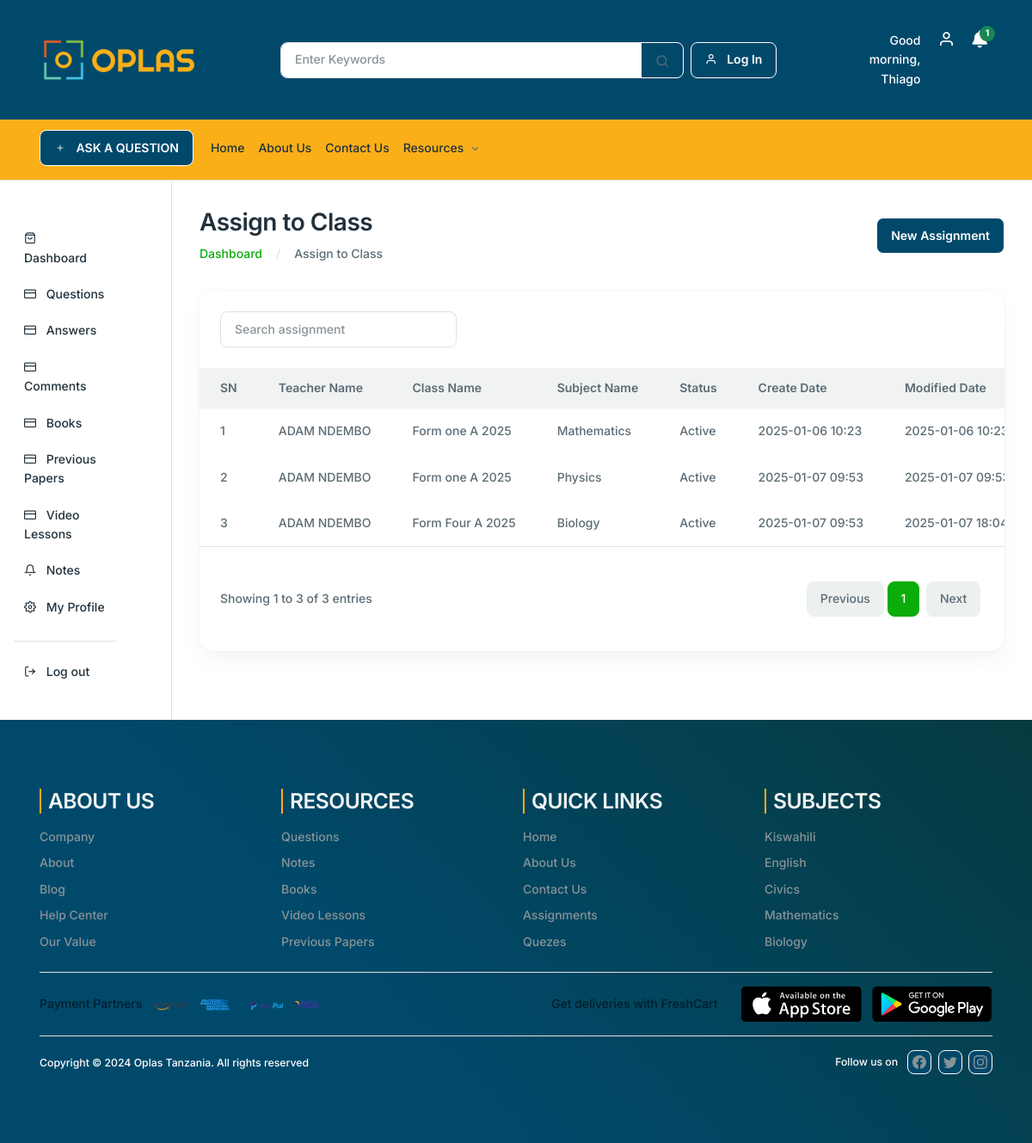
The page /assign/class (signed in) on the database its author committed.
### base/models.py (models this page shows, shortened)
class AssignToClasses(models.Model):
    Teacher = models.ForeignKey(Teachers, on_delete=models.CASCADE, verbose_name='Teacher Name')
    School = models.ForeignKey(SchoolClases, on_delete=models.CASCADE, verbose_name='Class Name')  # Assuming a SchoolClases model for class levels
    Subject = models.ForeignKey(Subjects, on_delete=models.CASCADE, verbose_name='Subject Name')  # Assuming a Subjects model
    Status = models.ForeignKey(Statuses, on_delete=models.CASCADE, verbose_name='Status')  # Assuming a Statuses model for active/inactive status
    CreatedDate = models.DateTimeField(auto_now_add=True, verbose_name='Create Date')
    ModifiedDate = models.DateTimeField(auto_now=True, verbose_name='Modified Date')
    display_fields = ['Teacher','School','Subject','Status','CreatedDate','ModifiedDate']
    class Meta:
        verbose_name = 'Assign To Class'
        verbose_name_plural = 'Assign To Classes'

class Teachers(models.Model):
    user = models.OneToOneField(User, on_delete=models.CASCADE, related_name='teacher', verbose_name='User')
    firstName = models.CharField(max_length=100, default='John', verbose_name='First Name')
    middleName = models.CharField(max_length=100, default='Michael', verbose_name='Middle Name')
    lastName = models.CharField(max_length=100, default='Doe', verbose_name='Last Name')
    gender = models.ForeignKey(Genders, on_delete=models.CASCADE, verbose_name='Gender', default=1)  # Assuming ID 1 exists
    dob = models.DateField(verbose_name='Date of Birth', default=date(1990, 1, 1))
    educationLevel = models.ForeignKey(EducationLevels, on_delete=models.CASCADE, verbose_name='Education Level', default=1)  # Assuming ID 1 exists
    address = models.CharField(max_length=100, default='123 Main St, Anytown', verbose_name='Address')
    phoneNumber = models.CharField(max_length=100, default='+1234567890', verbose_name='Phone Number')
    emailAddress = models.CharField(max_length=100, default='john.doe@example.com', verbose_name='Email Address')
    status = models.ForeignKey(Statuses, on_delete=models.CASCADE, verbose_name='Status')
    createdDate = models.DateTimeField(auto_now_add=True, verbose_name='Create Date')
    modifiedDate = models.DateTimeField(auto_now=True, verbose_name='Modified Date')
    display_fields = ['firstName','middleName','lastName', 'gender','dob','educationLevel','address','phoneNumber','createdDate','modifiedDate']
    class Meta:
        verbose_name = 'Teacher'
        verbose_name_plural = 'Teachers'

class SchoolClases(models.Model):
    ClassName = models.CharField(max_length=100, verbose_name='Class Name')
    SchoolLevel = models.ForeignKey(SchoolLevels, on_delete=models.CASCADE, verbose_name='School Level')
    CreatedDate = models.DateTimeField(auto_now_add=True, verbose_name='Create Date')
    ModifiedDate = models.DateTimeField(auto_now=True, verbose_name='Modified Date')
    display_fields = ['ClassName','SchoolLevel','CreatedDate','ModifiedDate']
    class Meta:
        verbose_name = 'School Class'
        verbose_name_plural = 'School Clases'

class Subjects(models.Model):
    SubjectName = models.CharField(max_length=100, verbose_name='Subject Name')
    CreatedDate = models.DateTimeField(auto_now_add=True, verbose_name='Create Date')
    ModifiedDate = models.DateTimeField(auto_now=True, verbose_name='Modified Date')
    display_fields = ['SubjectName', 'CreatedDate','ModifiedDate']
    class Meta:
        verbose_name = 'Subject'
        verbose_name_plural = 'Subjects'

class Statuses(models.Model):
    StatusName = models.CharField(max_length=100, verbose_name='Status Name')
    CreatedDate = models.DateTimeField(auto_now_add=True, verbose_name='Create Date')
    ModifiedDate = models.DateTimeField(auto_now=True, verbose_name='Modified Date')
    display_fields = ['StatusName','CreatedDate','ModifiedDate']
    class Meta:
        verbose_name = 'Status'
        verbose_name_plural = 'Statuses'

### base/views.py (the view)
# urls.py: path('assign/class', views.BackendAssign, name= 'assing-to-class'),
@login_required(login_url='home')
def BackendAssign(request):
    sitename = "ASSIGN CLASS | OPLAS TANZANIA "
    page_name = "Asssign"
    assignments = AssignToClasses.objects.all()
    teachers = Teachers.objects.all()
    schools = SchoolClases.objects.all()
    subjects = Subjects.objects.all()
    statuses = Statuses.objects.all()
    query = request.GET.get('q', '')
    if query:
        assignments = AssignToClasses.objects.filter(
            Q(Teacher__firstName__icontains=query) |
            Q(Teacher__lastName__icontains=query) |
            Q(School__ClassName__icontains=query) |
            Q(Subject__SubjectName__icontains=query)
        )
    else:
        assignments = AssignToClasses.objects.all()
    paginator = Paginator(assignments, 10)
    page_number = request.GET.get('page')
    try:
        assignments = paginator.page(page_number)
    except PageNotAnInteger:
        assignments = paginator.page(1)
    except EmptyPage:
        assignments = paginator.page(paginator.num_pages)
    context = {
        'sitename': sitename,
        'page_name': page_name,
        'assignments' : assignments,
        'teachers': teachers,
        'schools': schools,
        'subjects': subjects,
        'statuses': statuses,
    }
    return render (request , 'base/assign-to-class.html', context)

### base/context_processors.py (called while the page is built)
def subject_context(request):
    subjects_context = Subjects.objects.all()
    return {'subjects_context': subjects_context}

def notifications_context(request):
    notifications = None
    if request.user.is_authenticated:
        try:
            notifications = request.user.notifications.all()
            unread_notifications = notifications.filter(is_read=False)
            if unread_notifications.exists():
                unread_notifications.update(is_read=True)
        except Notification.DoesNotExist:
            notifications = None
    return {'notifications': notifications}

def SubjectImage(request):
    subject_image = WebImages.objects.filter(ImageTitle='Subject').first()
    return {'subject_image': subject_image}

def NotesImage(request):
    notes_image = WebImages.objects.filter(ImageTitle='Notes').first()
    return {'notes_image': notes_image}

def BooksImage(request):
    book_image = WebImages.objects.filter(ImageTitle='Books').first()
    return {'book_image': book_image}

def PaperImage(request):
    paper_image = WebImages.objects.filter(ImageTitle='Paper').first()
    return {'paper_image': paper_image}

def RightAds(request):
    ads = WebImages.objects.filter(ImageTitle='Ads').first()
    return {'ads': ads}

def CarouselImages(request):
    carousel_images = WebImages.objects.filter(ImageTitle='Carousel').order_by('-id')
    return {'carousel_images': carousel_images}

### base/templates/base/assign-to-class.html (shortened to what this page needs)
{% extends 'teacher-layout.html' %}
{% load static %}
{% block content %}
<div class="col-lg-10 col-md-10 col-12 mb-5">
    <div class="container-fluid">
        <div class="row mb-8 mt-8">
            <div class="col-md-12">
                <div class="d-md-flex justify-content-between align-items-center">
                    <div>
                        <h2>Assign to Class</h2>
                        <nav aria-label="breadcrumb">
                            <ol class="breadcrumb mb-0">
                                <li class="breadcrumb-item"><a href="{% url 'dashboard' %}">Dashboard</a></li>
                                <li class="breadcrumb-item" aria-current="page">Assign to Class</li>
                            </ol>
                        </nav>
                    </div>
                    <div>
                        <a href="#" class="btn btn-primary" data-bs-toggle="modal" data-bs-target="#createAssignModal">New Assignment</a>
                    </div>
                </div>
            </div>
        </div>
        <div class="row">
            <div class="col-xl-12 col-12 mb-5">
                <div class="card h-100 card-lg">
                    <div class="px-6 py-6">
                        <div class="row justify-content-between">
                            <div class="col-lg-4 col-md-6 col-12 mb-2 mb-lg-0">
                                <form class="d-flex" role="search" method="get" action="">
                                    <input class="form-control" type="search" name="q" placeholder="Search assignment" aria-label="Search" value="{{ request.GET.q }}">
                                </form>
                            </div>
                        </div>
                    </div>
                    <div class="card-body p-0">
                        <div class="table-responsive">
                            <table class="table table-centered table-hover text-nowrap table-borderless mb-0">
                                <thead class="bg-light">
                                    <tr>
                                        <th>SN</th>
                                        <th>Teacher Name</th>
                                        <th>Class Name</th>
                                        <th>Subject Name</th>
                                        <th>Status</th>
                                        <th>Create Date</th>
                                        <th>Modified Date</th>
                                    </tr>
                                </thead>
                                <tbody>
                                    {% for assign in assignments %}
                                    <tr>
                                        <td>{{ forloop.counter }}</td>
                                        <td>{{ assign.Teacher.firstName }} {{ assign.Teacher.lastName }}</td>
                                        <td>{{ assign.School.ClassName }}</td>
                                        <td>{{ assign.Subject.SubjectName }}</td>
                                        <td>{{ assign.Status.StatusName }}</td>
                                        <td>{{ assign.CreatedDate|date:"Y-m-d H:i" }}</td>
                                        <td>{{ assign.ModifiedDate|date:"Y-m-d H:i" }}</td>
                                    </tr>
                                    {% endfor %}
                                </tbody>
                            </table>
                        </div>
                    </div>
                    <div class="border-top d-md-flex justify-content-between align-items-center px-6 py-6">
                        <span>
                            Showing
                            {{ assignments.start_index }} to {{ assignments.end_index }} of {{ assignments.paginator.count }} entries
                        </span>
                        <nav aria-label="Page navigation" class="mt-4">
                            <ul class="pagination justify-content-center">
                                {% if assignments.has_previous %}
                                    <li class="page-item">
                                        <a class="page-link mx-1" href="?page={{ assignments.previous_page_number }}&query={{ query }}" aria-label="Previous">
                                            Previous
                                        </a>
                                    </li>
                                {% else %}
                                    <li class="page-item disabled">
                                        <span class="page-link mx-1">Previous</span>
                                    </li>
                                {% endif %}
                                {% for num in assignments.paginator.page_range %}
                                    {% if num <= 3 or num > assignments.paginator.num_pages|add:"-2" or num == assignments.number or num == assignments.number|add:"-1" or num == assignments.number|add:"1" %}
                                        <li class="page-item {% if assignments.number == num %}active{% endif %}">
                                            <a class="page-link" href="?page={{ num }}&query={{ query }}">{{ num }}</a>
                                        </li>
                                    {% elif num == 4 or num == assignments.paginator.num_pages|add:"-3" %}
                                        <li class="page-item disabled"><span class="page-link">...</span></li>
                                    {% endif %}
                                {% endfor %}
                                {% if assignments.has_next %}
                                    <li class="page-item">
                                        <a class="page-link mx-1" href="?page={{ assignments.next_page_number }}&query={{ query }}" aria-label="Next">
                                            Next
                                        </a>
                                    </li>
                                {% else %}
                                    <li class="page-item disabled">
                                        <span class="page-link mx-1">Next</span>
                                    </li>
                                {% endif %}
                            </ul>
                        </nav>
                    </div>
                </div>
            </div>
        </div>
    </div>
</div>
 {% endblock %}

### static/assets/css/custom-css.css (style rules this page uses)
.btn { background-color: #00496b !important; border: var(--fc-btn-border-width) solid #fff !important; }

### templates/teacher-layout.html (style rules this page uses)
.breadcrumb-item + .breadcrumb-item::before { content: var(--fc-breadcrumb-divider,"/") !important; }

### rows shown on the page
AssignToClasses: Teacher.firstName "ADAM", Teacher.lastName "NDEMBO", School.ClassName "Form one A 2025", Subject.SubjectName "Mathematics", Status.StatusName "Active", CreatedDate "2025-01-06 10:23", ModifiedDate "2025-01-06…"
AssignToClasses: Teacher.firstName "ADAM", Teacher.lastName "NDEMBO", School.ClassName "Form one A 2025", Subject.SubjectName "Physics", Status.StatusName "Active", CreatedDate "2025-01-07 09:53", ModifiedDate "2025-01-07…"
AssignToClasses: Teacher.firstName "ADAM", Teacher.lastName "NDEMBO", School.ClassName "Form Four A 2025", Subject.SubjectName "Biology", Status.StatusName "Active", CreatedDate "2025-01-07 09:53", ModifiedDate "2025-01-07…"

### other values the page prints
{{ assignments.start_index }} "1"
{{ assignments.end_index }} "3"
{{ assignments.paginator.count }} "3"
{{ num }} "1"
